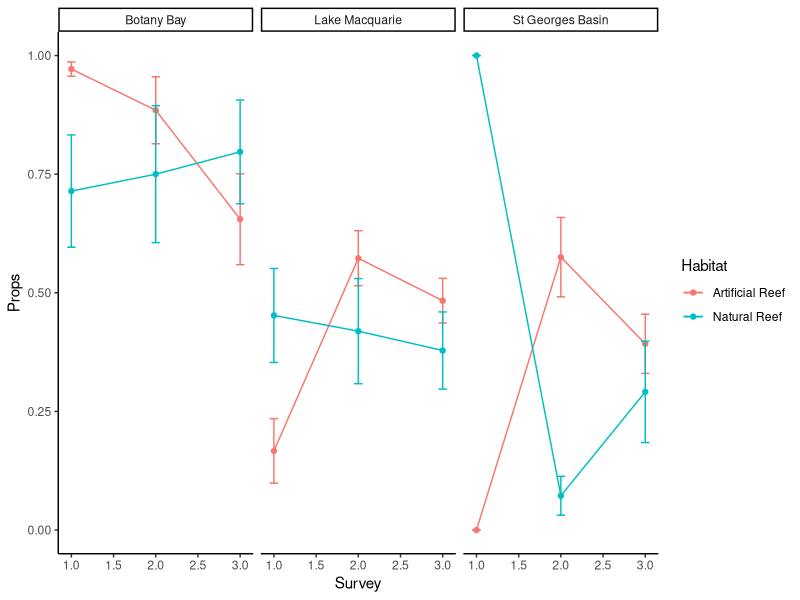
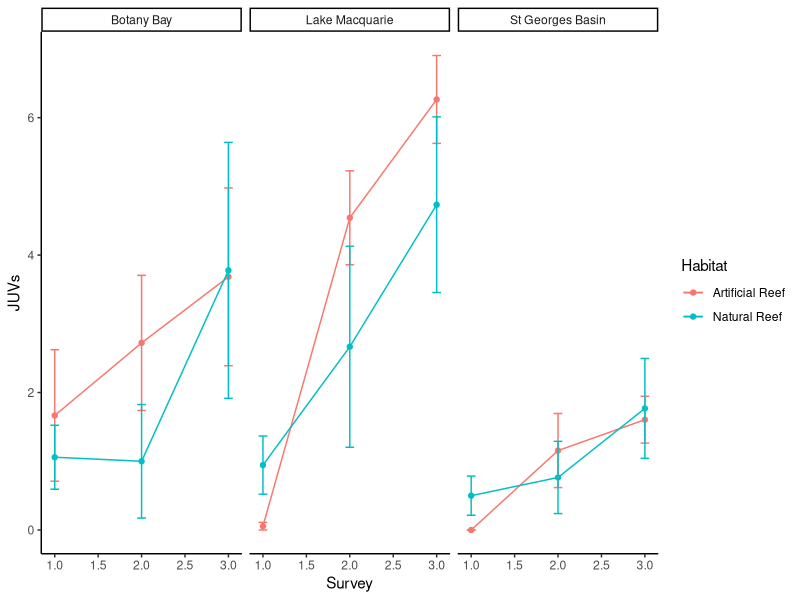
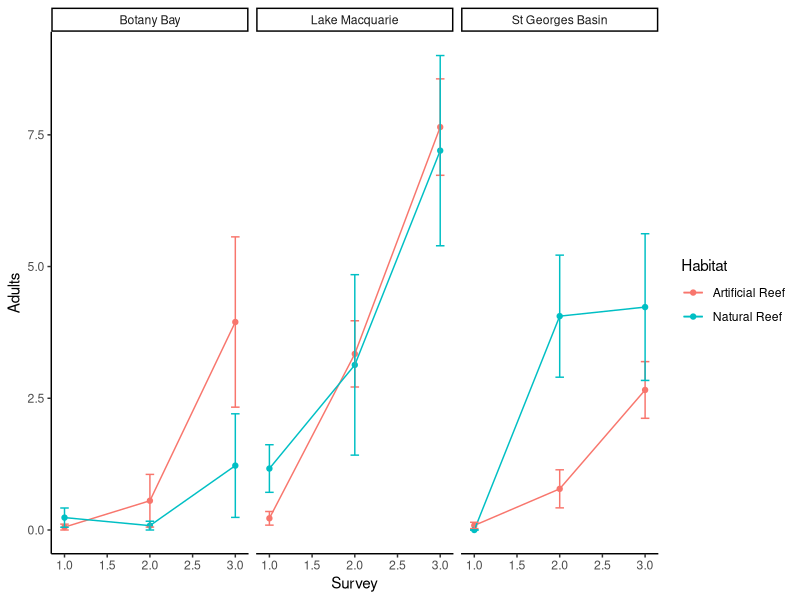
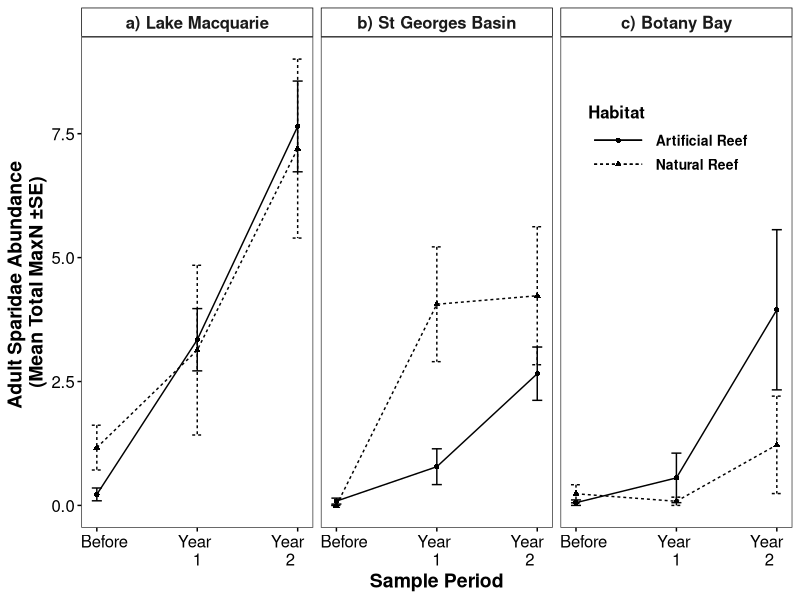
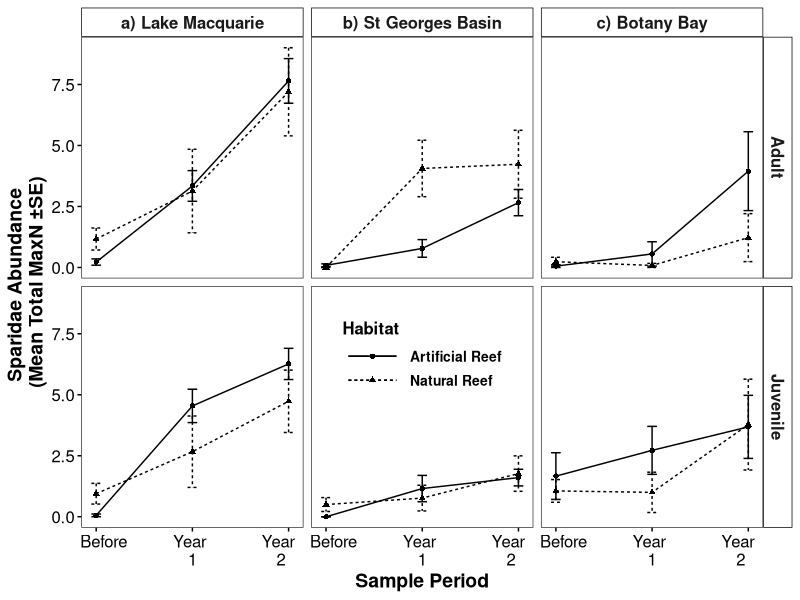
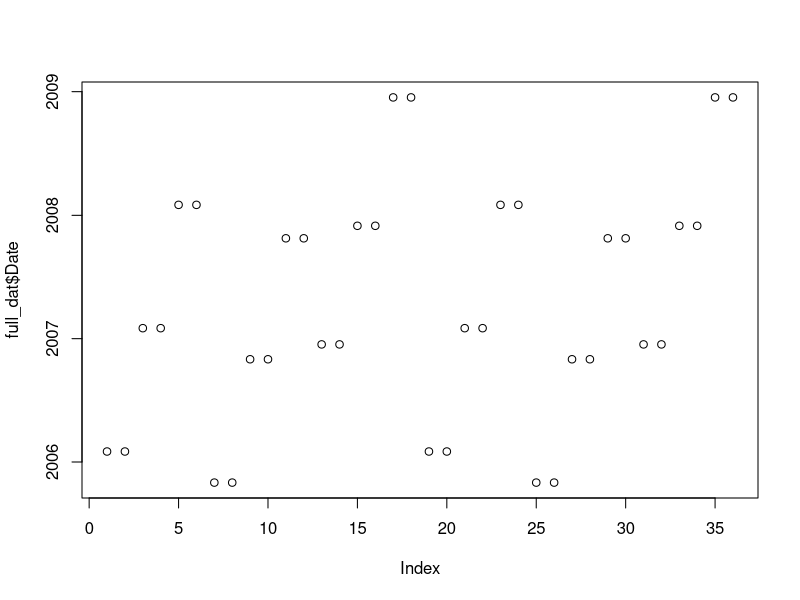
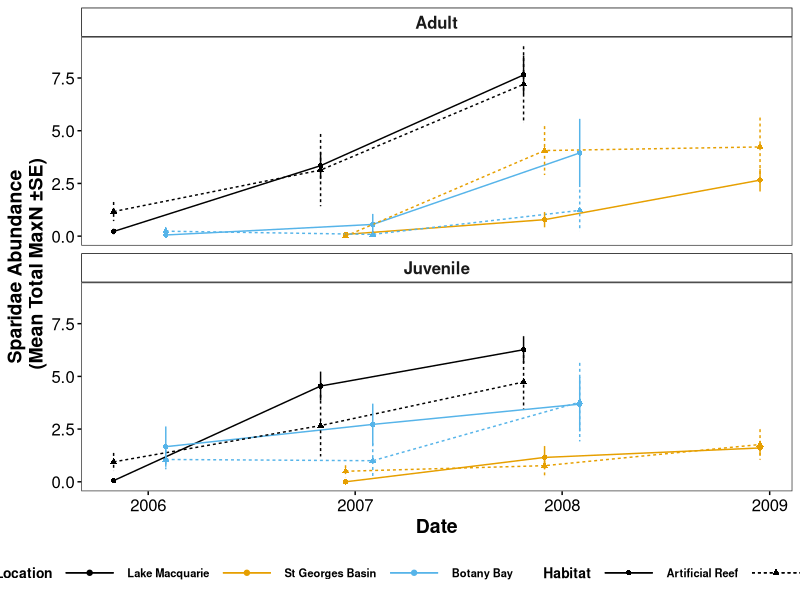
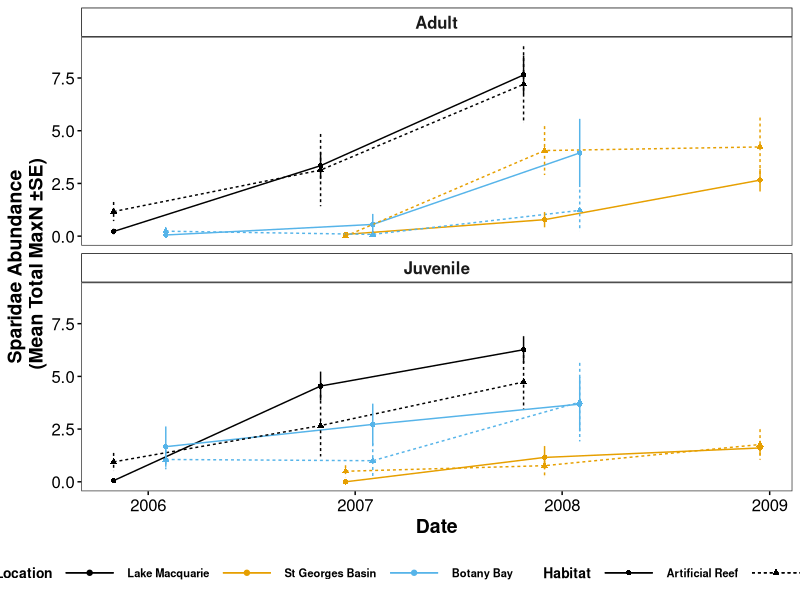

These charts were generated, in order, by the following R code:
# ### Sparidae life stages data prep
# ### 25/10/19
# 
# library(reshape2)
library(dplyr)
# 
# mydata <- read.csv("revised all est worksheet July 2011_LATEST.csv", header = T, row.names = "X")
# 
# mydata_long <- melt(mydata, measure.vars = 1:74, variable.name = "Species", value.name = "Abundance")
# head(mydata_long)
# 
# mydata_long$Time <- as.Date(mydata_long$Time, format = "%d/%m/%Y")
# mydata_long$Species <- gsub(".", " ", mydata_long$Species, fixed=TRUE)
# str(mydata_long)
# 
# stage_dat <- read.csv("Sparida stages data.csv", header = T)
# str(stage_dat)
# stage_dat$Time <- stage_dat$CruiseStartDate
# 
# library(lubridate)
# 
# stage_dat$Time <- parse_date_time(stage_dat$Time, orders = "d! b! Y!")
# stage_dat$Time<- as.Date(stage_dat$Time)
# str(stage_dat)
# stage_dat$Species <- stage_dat$Genus.species
# stage_dat$Site <- stage_dat$Destination
# 
# total_dat <- left_join(mydata_long, stage_dat, by = c("Location", "Species", "Site", "Time"))
# head(total_dat)
# total_dat <- subset(total_dat, Species == "Acanthopagrus australis" | 
#                       Species == "Pagrus auratus" | Species == "Rhabdosargus sarba")
# #table(total_dat$Species)
# #table(total_dat$MAX.N..Dive.N)
# 
# #### I think data is all there now - but how to plot/analyse???
# datX <- total_dat %>% group_by(Location, Site, Time, Before.After.x, Habitat, STAGE) %>% summarise(Abundance = sum(MAX.N..Dive.N, na.rm = T))
# head(datX)
# 
# table(datX$Before.After.x, datX$Habitat, datX$STAGE)
# sum(is.na(datX$STAGE))
# 
# # write to csv and fix so each day/site cobo has juvenile and adult sparidae abundance
# #write.csv(datX, "Life stage data midpoint.csv", row.names = FALSE) # don't run again.
# ### Still to put together (I think it's working - just fill in the gaps)
# 
# mydata <- read.csv("Life stage data midpoint.csv", header = T)
# 
# head(mydata)
# table(mydata$STAGE)
# 
# library(tidyr)
# mydata2 <- spread(mydata, STAGE, Abundance)
# head(mydata2)
# mydata2$Prop_J <- (mydata2$JUV/(mydata2$JUV + mydata2$AD))
# head(mydata2)

# Fix in excel - limit to correct dates, relabel after1 and after2
#write.csv(mydata2, "Life stage proportions.csv", row.names = FALSE)
mydata <- read.csv("Life stage proportions_edited.csv", header = T)
head(mydata)


mydata$Before.After.x <- factor(mydata$Before.After.x, levels = c("Before", "After 1", "After 2"))
mydata$Survey <- as.integer(mydata$Before.After.x)
mydata$Habitat <- as.character(mydata$Habitat)
mydata$Habitat[mydata$Habitat  == "SD"] <- "AR"
mydata$Habitat[mydata$Habitat  == "AR"] <- "Artificial Reef"
mydata$Habitat[mydata$Habitat  == "NR"] <- "Natural Reef"


dat <- mydata %>% group_by(Location, Survey, Habitat) %>% 
  summarise(Props = mean(Prop_J, na.rm = T), n = n(), SD = sd(Prop_J, na.rm = T), SE = SD/sqrt(n))
head(dat)

library(ggplot2)

p1 <- ggplot(dat, aes(x = Survey, y = Props, col = Habitat)) + geom_point() + facet_wrap(~Location) + geom_line() +
  geom_errorbar(aes(ymin = Props-SE, ymax = Props+SE), width = 0.1) +
  theme_classic()
p1


# Juvenile abundances
dat2 <- mydata %>% group_by(Location, Survey, Habitat) %>% 
  summarise(JUVs = mean(JUV, na.rm = T), n = n(), SD = sd(JUV, na.rm = T), SE = SD/sqrt(n))
head(dat)


p2 <- ggplot(dat2, aes(x = Survey, y = JUVs, col = Habitat)) + geom_point() + facet_wrap(~Location) + geom_line() +
  geom_errorbar(aes(ymin = JUVs-SE, ymax = JUVs+SE), width = 0.1) +
  theme_classic()
p2


# Adult abundances
dat3 <- mydata %>% group_by(Location, Survey, Habitat) %>% 
  summarise(Adults = mean(AD, na.rm = T), n = n(), SD = sd(AD, na.rm = T), SE = SD/sqrt(n))
head(dat)


p3 <- ggplot(dat3, aes(x = Survey, y = Adults, col = Habitat)) + geom_point() + facet_wrap(~Location) + geom_line() +
  geom_errorbar(aes(ymin = Adults-SE, ymax = Adults+SE), width = 0.1) +
  theme_classic()
p3

dat3$Location <- factor(dat$Location, levels = c("Lake Macquarie", "St Georges Basin", "Botany Bay"))

strip_labels <- c("Lake Macquarie" = "a) Lake Macquarie", 
                  "St Georges Basin" = "b) St Georges Basin",
                  "Botany Bay" = "c) Botany Bay")

p3 <- ggplot(dat3, aes(x = Survey, y = Adults, linetype = Habitat, shape = Habitat)) + geom_point() + 
  facet_wrap(~Location, labeller = as_labeller(strip_labels)) + geom_line() + xlab("Sample Period") +
  geom_errorbar(aes(ymin = Adults-SE, ymax = Adults+SE), width = 0.1) +
  theme_bw() + ylab("Adult Sparidae Abundance \n(Mean Total MaxN ±SE)") +
  scale_x_continuous(breaks=c(1,2,3), labels= c("   Before", "Year \n1", 'Year    \n2   ')) +
  theme(axis.title.x = element_text(face="bold", colour="black", size = 14),
        axis.text.x  = element_text(colour="black", size = 12), 
        axis.title.y = element_text(face="bold", colour="black", size = 14),
        axis.ticks = element_line(colour = "black"),
        axis.text.y  = element_text(colour="black", size = 12),
        legend.title = element_text(colour="black", size=12, face="bold"),
        legend.text = element_text(colour="black", size = 10, face = "bold"),
        legend.position=c(0.825,0.79),
        legend.background=element_blank(),
        strip.background = element_rect(colour="black", fill="white"),
        strip.text.x = element_text(size=12, face="bold"),
        strip.text.y = element_text(size=12, face="bold"),
        panel.grid.minor=element_blank(),
        panel.grid.major=element_blank(),
        legend.key.width = unit(3, "line"))
p3


### Juvs and adults together

dat2$Stage <- "Juvenile"
dat3$Stage <- "Adult"

dat2 <- dat2 %>% rename(MaxN = JUVs)
head(dat2)
dat3 <- dat3 %>% rename(MaxN = Adults)
head(dat3)

full_dat <- rbind(dat2, dat3)
full_dat

full_dat$Location <- factor(full_dat$Location, levels = c("Lake Macquarie", "St Georges Basin", "Botany Bay"))

strip_labels <- c("Lake Macquarie" = "a) Lake Macquarie", 
                  "St Georges Basin" = "b) St Georges Basin",
                  "Botany Bay" = "c) Botany Bay",
                  "Juvenile" = "Juvenile",
                  "Adult" = "Adult")

p4 <- ggplot(full_dat, aes(x = Survey, y = MaxN, linetype = Habitat, shape = Habitat)) + geom_point() + 
  facet_grid(Stage~Location, labeller = as_labeller(strip_labels)) + 
  geom_line() + xlab("Sample Period") +
  geom_errorbar(aes(ymin = MaxN-SE, ymax = MaxN+SE), width = 0.1) +
  theme_bw() + ylab("Sparidae Abundance \n(Mean Total MaxN ±SE)") +
  scale_x_continuous(breaks=c(1,2,3), labels= c("   Before", "Year \n1", 'Year    \n2   ')) +
  theme(axis.title.x = element_text(face="bold", colour="black", size = 14),
        axis.text.x  = element_text(colour="black", size = 12), 
        axis.title.y = element_text(face="bold", colour="black", size = 14),
        axis.ticks = element_line(colour = "black"),
        axis.text.y  = element_text(colour="black", size = 12),
        legend.title = element_text(colour="black", size=12, face="bold"),
        legend.text = element_text(colour="black", size = 10, face = "bold"),
        legend.position=c(0.5,0.35),
        legend.background=element_blank(),
        strip.background = element_rect(colour="black", fill="white"),
        strip.text.x = element_text(size=12, face="bold"),
        strip.text.y = element_text(size=12, face="bold"),
        panel.grid.minor=element_blank(),
        panel.grid.major=element_blank(),
        legend.key.width = unit(3, "line"))
p4


#ggsave("Output/Final Figures/Sparid Stages Abundance.pdf", width = 6.3, height = 4, units = "in", dpi=600)
#ggsave("Output/Final Figures/Sparid Stages Abundance.png", width = 6.3, height = 4, units = "in", dpi=600)


### Make Supplementary Figure
head(full_dat)

full_dat$Date[full_dat$Location  == "Botany Bay" & full_dat$Survey == 1] <- "01/02/2006"
full_dat$Date[full_dat$Location  == "Botany Bay" & full_dat$Survey == 2] <- "01/02/2007"
full_dat$Date[full_dat$Location  == "Botany Bay" & full_dat$Survey == 3] <- "01/02/2008"
full_dat$Date[full_dat$Location  == "Lake Macquarie" & full_dat$Survey == 1] <- "01/11/2005"
full_dat$Date[full_dat$Location  == "Lake Macquarie" & full_dat$Survey == 2] <- "01/11/2006"
full_dat$Date[full_dat$Location  == "Lake Macquarie" & full_dat$Survey == 3] <- "25/10/2007"
full_dat$Date[full_dat$Location  == "St Georges Basin" & full_dat$Survey == 1] <- "15/12/2006"
full_dat$Date[full_dat$Location  == "St Georges Basin" & full_dat$Survey == 2] <- "01/12/2007"
full_dat$Date[full_dat$Location  == "St Georges Basin" & full_dat$Survey == 3] <- "15/12/2008"

full_dat$Date <- as.Date(full_dat$Date, format = "%d/%m/%Y")

plot(full_dat$Date)

# Colourblind Palette
cbbPalette <- c("#000000", "#E69F00", "#56B4E9", "#009E73", "#F0E442", "#0072B2", "#D55E00", "#CC79A7")
full_dat$Location <- factor(full_dat$Location, levels = c("Lake Macquarie", "St Georges Basin", "Botany Bay"))


p5 <- ggplot(full_dat, aes(x = Date, y = MaxN, linetype = Habitat, shape = Habitat, col = Location)) + geom_point() + 
  facet_wrap(~Stage, nrow = 2) + 
  geom_line() + xlab("Date") +
  geom_errorbar(aes(ymin = MaxN-SE, ymax = MaxN+SE), width = 0.1) +
  theme_bw() + ylab("Sparidae Abundance \n(Mean Total MaxN ±SE)") +
  scale_colour_manual(values=cbbPalette)+
  #scale_x_continuous(breaks=c(1,2,3), labels= c("   Before", "Year \n1", 'Year    \n2   ')) +
  theme(axis.title.x = element_text(face="bold", colour="black", size = 14),
        axis.text.x  = element_text(colour="black", size = 12), 
        axis.title.y = element_text(face="bold", colour="black", size = 14),
        axis.ticks = element_line(colour = "black"),
        axis.text.y  = element_text(colour="black", size = 12),
        legend.title = element_text(colour="black", size=10, face="bold"),
        legend.text = element_text(colour="black", size = 8, face = "bold"),
        legend.position="bottom",
        legend.background=element_blank(),
        strip.background = element_rect(colour="black", fill="white"),
        strip.text.x = element_text(size=12, face="bold"),
        strip.text.y = element_text(size=12, face="bold"),
        panel.grid.minor=element_blank(),
        panel.grid.major=element_blank(),
        legend.key.width = unit(3, "line"))
p5

ggsave("Supplementary Sparid Stages Abundance.pdf", width = 25, height = 18.8, units = "cm", dpi=600)
ggsave("Supplementary Sparid Stages Abundance.png", width = 25, height = 18.8, units = "cm", dpi=600)

